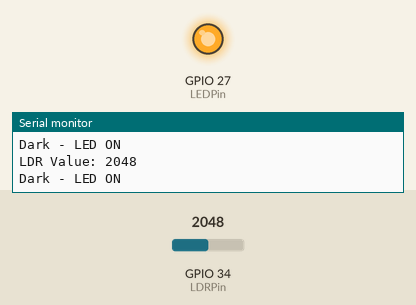
Recording of a sketch running on a simulated ESP32. Shown: output pins drawn as LEDs (lit = HIGH), the last lines printed to the serial monitor. The test bench sets the inputs (shaded band); at power-on: GPIO 34 (LDRPin) = 2048. WiFi joins after 1.5 s; servers stay silent unless stated; no MQTT or app messages arrive unless stated.

Above: at 2.7 s.
2.8 s: GPIO 34 (LDRPin) set to 1054
4.3 s: GPIO 34 (LDRPin) set to 946
At 5.2 s:
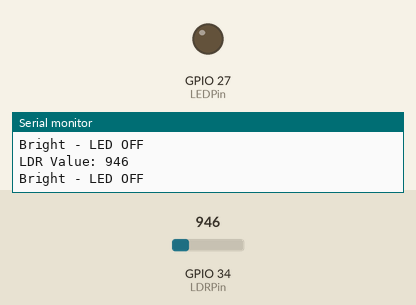
6.5 s: GPIO 34 (LDRPin) set to 1040
At 6.9 s:
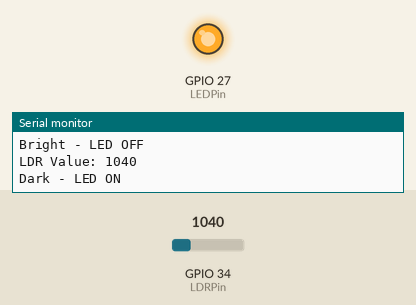
8.0 s: GPIO 34 (LDRPin) set to 960
At 9.4 s:
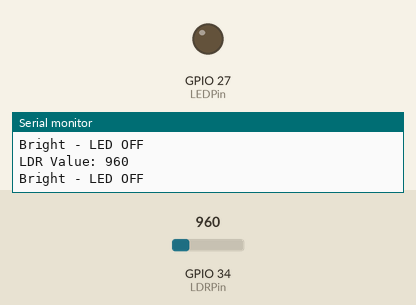
Timing chart, 0 to 10.5 s (numbered marks = the images above; inputs shaded):
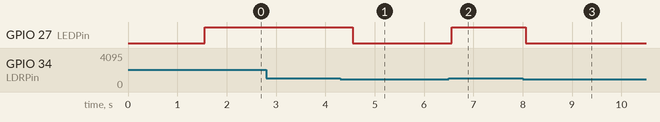

Measured:
- the behaviour switches between 1001 and 1000 on GPIO 34 (LDRPin) (found by bisection; images 0 and 1)
- after the input at 4.3 s, GPIO 27 (LEDPin): HIGH → LOW after 0.26 s
- after the input at 6.5 s, GPIO 27 (LEDPin): LOW → HIGH after 0.06 s
- after the input at 8.0 s, GPIO 27 (LEDPin): HIGH → LOW after 0.07 s

The sketch:

esp32_ldr_sensor_mqtt_data_to_nodered_localhost.ino
```cpp
#include <WiFi.h>
#include <PubSubClient.h>
#include <ArduinoJson.h>

const int LDRPin = 34;    // Pin connected to the LDR sensor
const int LEDPin = 27;    // Pin connected to the LED

// WiFi SSID and password
const char* ssid = "okyy";               // Replace with your WiFi SSID
const char* password = "123456aerrrr";   // Replace with your WiFi password

// MQTT broker configuration
const char* mqtt_server = "192.... your localhost ip";  // Replace with your MQTT broker IP address
const int mqtt_port = 1883;                 // MQTT port number
// NO PASSWORD REQUIRED
WiFiClient espClient;
PubSubClient client(espClient);

void setup() {
  Serial.begin(115200); // Initialize serial communication
  pinMode(LEDPin, OUTPUT); // Set LEDPin as output
  pinMode(LDRPin, INPUT);  // Set LDRPin as input

  Serial.print("Connecting to WiFi");
  WiFi.begin(ssid, password); // Start WiFi connection

  // Wait until connected to WiFi
  while (WiFi.status() != WL_CONNECTED) {
    delay(500);
    Serial.print(".");
  }

  Serial.println("\nConnected to WiFi!");
  Serial.print("IP Address: ");
  Serial.println(WiFi.localIP()); // Print the device's local IP address

  // Set MQTT broker details
  client.setServer(mqtt_server, mqtt_port);
}

void reconnect() {
  // Loop until reconnected to the MQTT broker
  while (!client.connected()) {
    Serial.print("Connecting to MQTT...");
    if (client.connect("ESP32Client")) { // Attempt to connect as "ESP32Client"
      Serial.println("Connected!");
    } else {
      Serial.print("Failed, rc=");
      Serial.print(client.state()); // Print connection error state
      Serial.println(" retrying in 5 seconds");
      delay(5000); // Wait before retrying
    }
  }
}

void loop() {
  // Ensure the MQTT connection is maintained
  if (!client.connected()) {
    reconnect();
  }
  client.loop();

  // Read the analog value from the LDR
  int LDRValue = analogRead(LDRPin);
  Serial.print("LDR Value: ");
  Serial.println(LDRValue);

  // Create a JSON object for the payload
  StaticJsonDocument<200> doc;
  doc["ldr_value"] = LDRValue;  // Store the LDR value in the JSON object

  // Determine the status based on the LDR value
  if (LDRValue > 1000) {
    doc["status"] = "Dark";     // Status: Dark
    digitalWrite(LEDPin, HIGH); // Turn on the LED
    Serial.println("Dark - LED ON");
  } else {
    doc["status"] = "Bright";   // Status: Bright
    digitalWrite(LEDPin, LOW);  // Turn off the LED
    Serial.println("Bright - LED OFF");
  }

  // Convert the JSON object to a string
  String output;
  serializeJson(doc, output);

  // Publish the JSON payload to the MQTT broker
  client.publish("sensor/ldr", output.c_str());

  delay(500);  // Wait for 500 ms before the next reading
}
```
